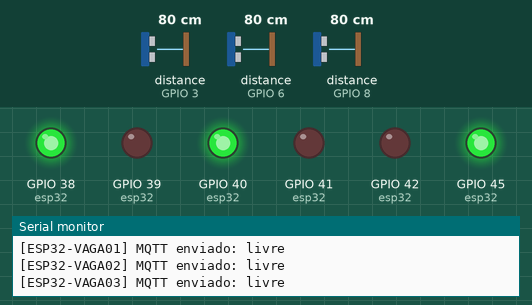
A sketch run on a simulated ESP32-S2. Shown: output pins drawn as LEDs (lit = HIGH), the last lines printed to the serial monitor. Wiring (from diagram.json): 3 × ultrasonic range finder: trigger GPIO 4, echo GPIO 3 / trigger GPIO 5, echo GPIO 6 / trigger GPIO 7, echo GPIO 8. The test bench sets the inputs (shaded band); at power-on: distance to the obstacle (sensors on GPIO 3, GPIO 6, GPIO 8) 80 cm. The echo pulse lasts 58.3 µs per cm; WiFi joins after 1.5 s; servers stay silent unless stated; random numbers use the default seed unless the sketch sets one; no MQTT or app messages arrive unless stated; pins used as bus, display or sensor lines are not drawn.

Above: at 3.0 s.
3.1 s: distance to the obstacle (sensor on GPIO 3) set to 17 cm
4.7 s: distance to the obstacle (sensor on GPIO 3) set to 13 cm
At 5.3 s:
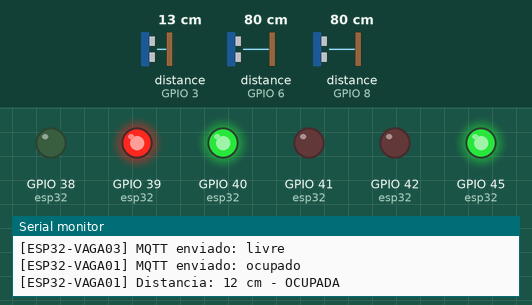
6.2 s: distance to the obstacle (sensor on GPIO 6) set to 17 cm
7.7 s: distance to the obstacle (sensor on GPIO 6) set to 14 cm
At 9.3 s:
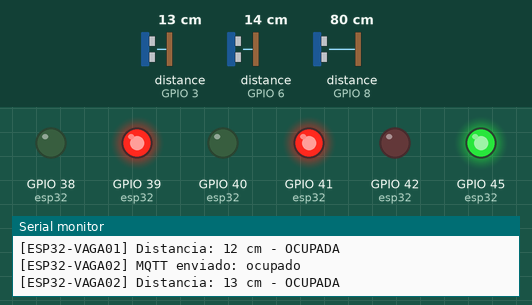
9.7 s: distance to the obstacle (sensor on GPIO 8) set to 18 cm
11.5 s: distance to the obstacle (sensor on GPIO 8) set to 13 cm
At 13.4 s:
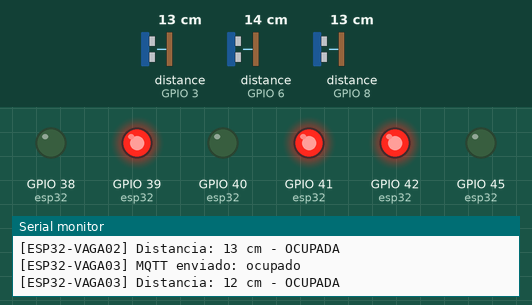
Timing chart, 0 to 14.9 s (numbered marks = the images above; inputs shaded):
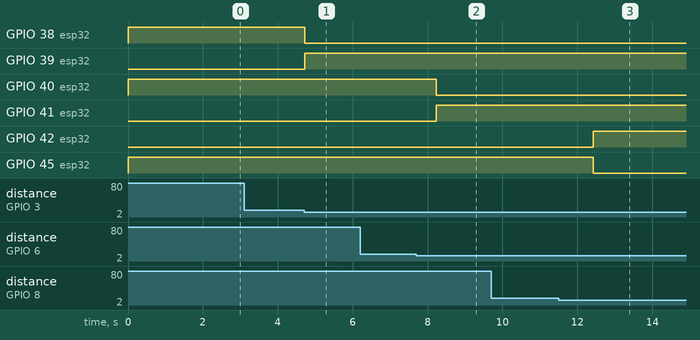

Measured:
- the behaviour switches between 16 and 15 cm on distance to the obstacle (sensor on GPIO 3) (found by bisection; images 0 and 1)
- the behaviour switches between 16 and 15 cm on distance to the obstacle (sensor on GPIO 6) (found by bisection; images 1 and 2)
- the behaviour switches between 16 and 15 cm on distance to the obstacle (sensor on GPIO 8) (found by bisection; images 2 and 3)
- after the input at 3.1 s, every drawn part: stays the same
- after the input at 4.7 s, GPIO 38 (esp32): HIGH → LOW at once; GPIO 39 (esp32): LOW → HIGH at once
- after the input at 6.2 s, every drawn part: stays the same
- after the input at 7.7 s, GPIO 40 (esp32): HIGH → LOW after 0.53 s; GPIO 41 (esp32): LOW → HIGH after 0.53 s
- after the input at 9.7 s, every drawn part: stays the same
- after the input at 11.5 s, GPIO 42 (esp32): LOW → HIGH after 0.92 s; GPIO 45 (esp32): HIGH → LOW after 0.92 s

The sketch:

sketch.ino
```cpp
#include <WiFi.h>
#include <PubSubClient.h>

// ===============================
// CONFIGURAÇÕES DE REDE
// ===============================
const char* ssid = "Wokwi-GUEST";
const char* password = "";

const char* mqttServer = "test.mosquitto.org";
int mqttPort = 1883;

// ===============================
// CONFIGURAÇÃO DAS 3 VAGAS INDEPENDENTES
// ===============================
struct VagaESP {
  String nome;
  String topico;
  int trigPin;
  int echoPin;
  int ledVerde;
  int ledVermelho;
  bool ocupada;
  unsigned long ultimoEnvio;
  unsigned long proximaLeitura;
};

// Configura como se fossem 3 ESPs separados
VagaESP esp32[3] = {
  {
    "ESP32-VAGA01",
    "unesc/estacionamento/vaga01",
    4, 3, 38, 39, false, 0, 0
  },
  {
    "ESP32-VAGA02",
    "unesc/estacionamento/vaga02",
    5, 6, 40, 41, false, 0, 500
  },
  {
    "ESP32-VAGA03",
    "unesc/estacionamento/vaga03",
    7, 8, 45, 42, false, 0, 1000
  }
};

WiFiClient espClient;
PubSubClient client(espClient);

// ===============================
// CONEXÃO WI-FI
// ===============================
void conectarWifi() {
  WiFi.begin(ssid, password);
  Serial.print("Conectando ao WiFi");

  while (WiFi.status() != WL_CONNECTED) {
    delay(500);
    Serial.print(".");
  }

  Serial.println("\nWiFi conectado!");
  Serial.println(WiFi.localIP());
}

// ===============================
// ENVIO DE ESTADO VIA MQTT
// ===============================
void enviarEstadoMQTT(int espIndex) {
  String payload = esp32[espIndex].ocupada ? "ocupado" : "livre";

  if (client.publish(esp32[espIndex].topico.c_str(), payload.c_str(), true)) {
    Serial.print("[");
    Serial.print(esp32[espIndex].nome);
    Serial.print("] MQTT enviado: ");
    Serial.println(payload);
    esp32[espIndex].ultimoEnvio = millis();
  } else {
    Serial.print("[");
    Serial.print(esp32[espIndex].nome);
    Serial.println("] ERRO ao enviar MQTT");
  }
}

// ===============================
// CONEXÃO MQTT
// ===============================
void conectarMQTT() {
  while (!client.connected()) {
    Serial.println("Conectando ao broker MQTT...");

    if (client.connect("ESP32-MULTIVAGAS")) {
      Serial.println("Conectado ao MQTT!");

      // Envia estado inicial de todas as "vags ESPs"
      for (int i = 0; i < 3; i++) {
        enviarEstadoMQTT(i);
        delay(100);
      }

    } else {
      Serial.print("Falha MQTT, estado: ");
      Serial.println(client.state());
      delay(2000);
    }
  }
}

// ===============================
// FUNÇÃO PARA MEDIR DISTÂNCIA
// ===============================
long medirDistancia(int trigPin, int echoPin) {
  digitalWrite(trigPin, LOW);
  delayMicroseconds(2);

  digitalWrite(trigPin, HIGH);
  delayMicroseconds(10);
  digitalWrite(trigPin, LOW);

  long duracao = pulseIn(echoPin, HIGH);
  long distanciaCm = duracao * 0.034 / 2;

  return distanciaCm;
}

// ===============================
// SETUP
// ===============================
void setup() {
  Serial.begin(115200);
  Serial.println("=== INICIANDO 3 ESP32 SIMULADOS ===");

  // Configura pins de todas as "ESPs"
  for (int i = 0; i < 3; i++) {
    pinMode(esp32[i].trigPin, OUTPUT);
    pinMode(esp32[i].echoPin, INPUT);
    pinMode(esp32[i].ledVerde, OUTPUT);
    pinMode(esp32[i].ledVermelho, OUTPUT);

    // Estado inicial dos LEDs
    digitalWrite(esp32[i].ledVerde, HIGH);
    digitalWrite(esp32[i].ledVermelho, LOW);

    Serial.print("Configurado: ");
    Serial.println(esp32[i].nome);
  }

  conectarWifi();
  client.setServer(mqttServer, mqttPort);
  conectarMQTT();
}

// ===============================
// LOOP PRINCIPAL - Simula 3 ESPs independentes
// ===============================
void loop() {
  if (!client.connected()) {
    conectarMQTT();
  }

  client.loop();

  // Processa cada "ESP" independentemente
  for (int i = 0; i < 3; i++) {
    // Cada ESP tem seu próprio timing de leitura
    if (millis() >= esp32[i].proximaLeitura) {

      // Faz a leitura do sensor
      long distancia = medirDistancia(esp32[i].trigPin, esp32[i].echoPin);
      bool novoEstado = (distancia < 15); // Menos de 15cm = ocupado

      // Só envia se o estado mudou
      if (novoEstado != esp32[i].ocupada) {
        esp32[i].ocupada = novoEstado;
        enviarEstadoMQTT(i);

        // Atualiza LEDs
        digitalWrite(esp32[i].ledVerde, !esp32[i].ocupada);
        digitalWrite(esp32[i].ledVermelho, esp32[i].ocupada);

        Serial.print("[");
        Serial.print(esp32[i].nome);
        Serial.print("] Distancia: ");
        Serial.print(distancia);
        Serial.print(" cm - ");
        Serial.println(esp32[i].ocupada ? "OCUPADA" : "LIVRE");
      }

      // Próxima leitura para este "ESP" (cada um tem intervalo diferente)
      esp32[i].proximaLeitura = millis() + random(800, 1200);
    }
  }

  delay(50); // Pequeno delay geral
}
```
